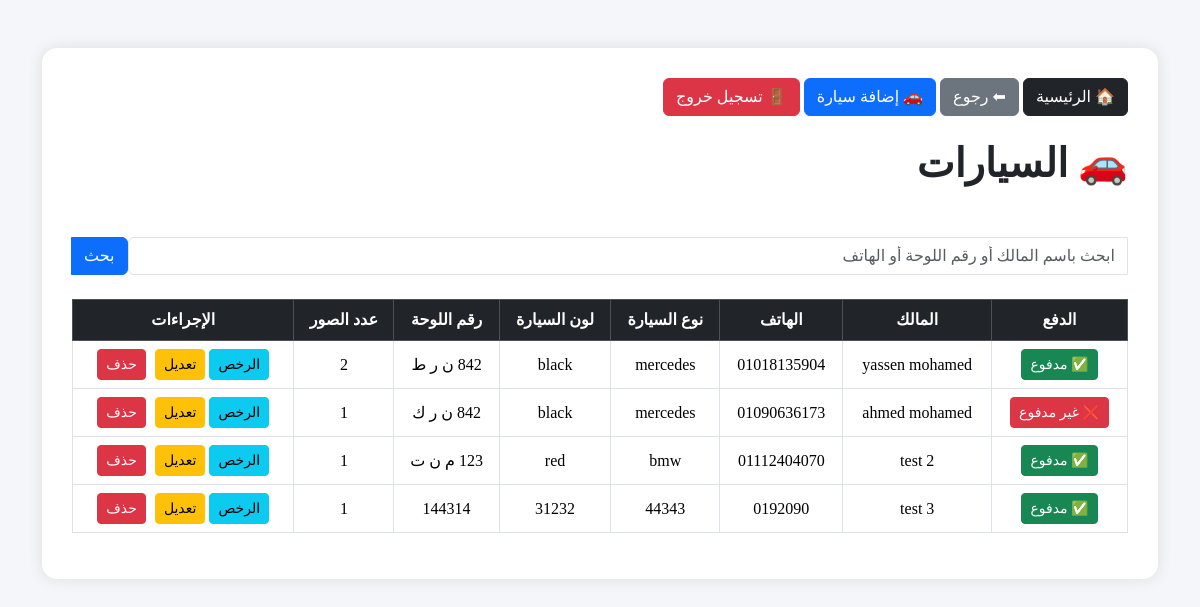
Screenshot of /cars/ (signed in) with the database file from the repository.
### garage/models.py (models this page shows, shortened)
class Car(models.Model):
    owner_name = models.CharField(max_length=100)
    phone = models.CharField(max_length=20)
    car_type = models.CharField(max_length=100)
    car_color = models.CharField(max_length=50)
    plate_number = models.CharField(max_length=30, unique=True)
    is_paid = models.BooleanField(default=False)
    notes = models.TextField(blank=True, null=True)

### garage/views.py (the view)
@login_required
def cars(request):
    search = request.GET.get('search')
    cars = Car.objects.all()
    if search:
        cars = cars.filter(
            Q(owner_name__icontains=search) |
            Q(phone__icontains=search) |
            Q(plate_number__icontains=search)
        )
    return render(
        request,
        'garage/cars.html',
        {
            'cars': cars
        }
    )

### templates/garage/cars.html (shortened to what this page needs)
<!DOCTYPE html>
<html lang="ar" dir="rtl">
<head>
    <link href="https://cdn.jsdelivr.net/npm/bootstrap@5.3.3/dist/css/bootstrap.min.css" rel="stylesheet">
</head>
<body>
<div class="container mt-5">
    <div class="container-box">
        <div class="mb-4">
            <a href="/" class="btn btn-dark">
                🏠 الرئيسية
            </a>
            <a href="javascript:history.back()" class="btn btn-secondary">
                ⬅ رجوع
            </a>
            <a href="/add-car/" class="btn btn-primary">
                🚗 إضافة سيارة
            </a>
            <a href="/logout/" class="btn btn-danger">
                🚪 تسجيل خروج
            </a>
        </div>
        <div class="d-flex justify-content-between align-items-center mb-4">
            <h1>🚗 السيارات</h1>
        </div>
        <form method="GET" class="mb-4">
            <div class="input-group">
                <input
                    type="text"
                    name="search"
                    class="form-control"
                    placeholder="ابحث باسم المالك أو رقم اللوحة أو الهاتف"
                    value="{{ request.GET.search }}">
                <button class="btn btn-primary" type="submit">
                    بحث
                </button>
            </div>
        </form>
        <table class="table table-bordered table-hover text-center">
            <thead class="table-dark">
                <tr>
                    <th>الدفع</th>
                    <th>المالك</th>
                    <th>الهاتف</th>
                    <th>نوع السيارة</th>
                    <th>لون السيارة</th>
                    <th>رقم اللوحة</th>
                    <th>عدد الصور</th>
                    <th>الإجراءات</th>
                </tr>
            </thead>
            <tbody>
                {% for car in cars %}
                <tr>
                    <td>
                        {% if car.is_paid %}
                        <a href="{% url 'toggle_payment' car.id %}"
                           class="btn btn-success btn-sm">
                            ✅ مدفوع
                        </a>
                        {% else %}
                        <a href="{% url 'toggle_payment' car.id %}"
                           class="btn btn-danger btn-sm">
                            ❌ غير مدفوع
                        </a>
                        {% endif %}
                    </td>
                    <td>{{ car.owner_name }}</td>
                    <td>{{ car.phone }}</td>
                    <td>{{ car.car_type }}</td>
                    <td>{{ car.car_color }}</td>
                    <td>{{ car.plate_number }}</td>
                    <td>
                        {{ car.license_images.count }}
                    </td>
                    <td>
                        <a href="{% url 'car_images' car.id %}"
                           class="btn btn-info btn-sm">
                            الرخص
                        </a>
                        <a href="{% url 'edit_car' car.id %}"
                           class="btn btn-warning btn-sm btn-action">
                            تعديل
                        </a>
                        <a href="{% url 'delete_car' car.id %}"
                           class="btn btn-danger btn-sm"
                           onclick="return confirm('هل تريد حذف السيارة؟')">
                            حذف
                        </a>
                    </td>
                </tr>
                {% empty %}
                <tr>
                    <td colspan="8">
                        لا توجد سيارات مسجلة
                    </td>
                </tr>
                {% endfor %}
            </tbody>
        </table>
    </div>
</div>
</body>
</html>

### templates/garage/cars.html (style rules this page uses)
body { background:#f4f6f9; font-family:Tahoma; }
.container-box { background:white; padding:30px; border-radius:15px; margin-top:40px; box-shadow:0 0 15px rgba(0,0,0,.1); }
h1 { font-weight:bold; margin-bottom:25px; }
.table { vertical-align:middle; }
.btn-action { margin-left:5px; }

### rows the page displays
Car: is_paid "✅ مدفوع", owner_name "yassen mohamed", phone "01018135904", car_type "mercedes", car_color "black", plate_number "842 ن ر ط", license_images.count "2"
Car: is_paid "❌ غير مدفوع", owner_name "ahmed mohamed", phone "01090636173", car_type "mercedes", car_color "black", plate_number "842 ن ر ك", license_images.count "1"
Car: is_paid "✅ مدفوع", owner_name "test 2", phone "01112404070", car_type "bmw", car_color "red", plate_number "123 م ن ت", license_images.count "1"
Car: is_paid "✅ مدفوع", owner_name "test 3", phone "0192090", car_type "44343", car_color "31232", plate_number "144314", license_images.count "1"
